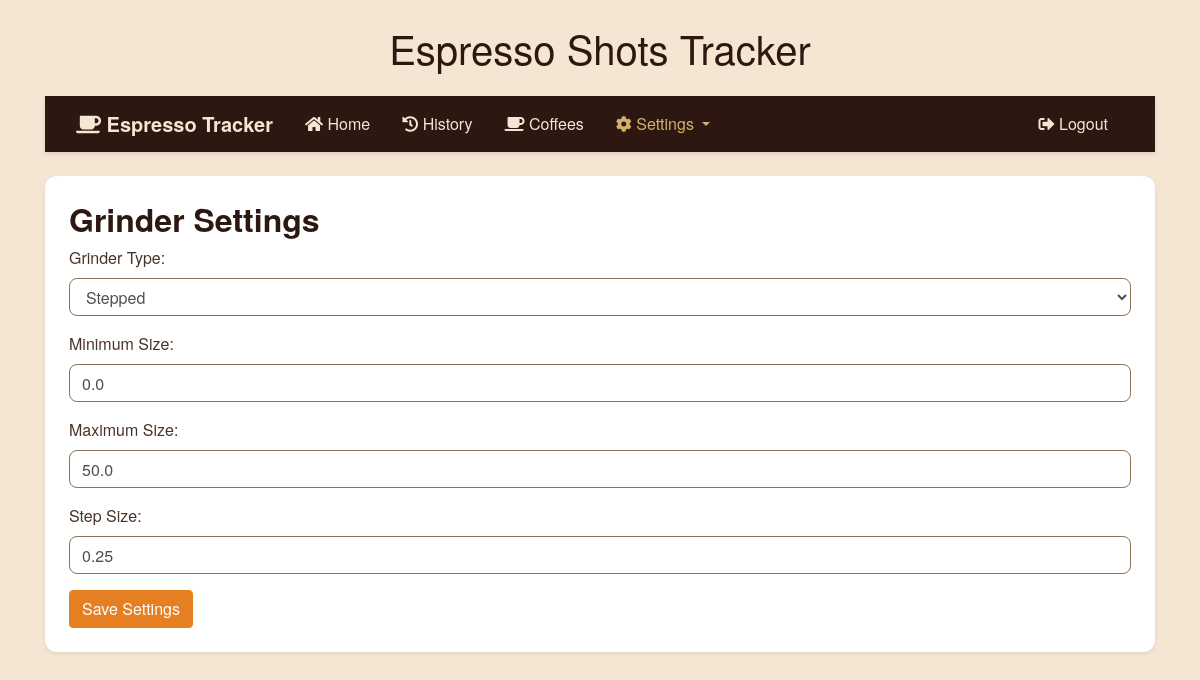
The page /grinder_settings (signed in) on the database its author committed.
### models.py (models this page shows, shortened)
class GrinderSettings(db.Model):
    id = db.Column(db.Integer, primary_key=True)
    user_id = db.Column(db.Integer, db.ForeignKey('user.id', name='fk_grinder_settings_user'), nullable=False)
    grinder_type = db.Column(db.String(20), default='stepped')  # Add this line
    min_size = db.Column(db.Float, nullable=False, default=0)
    max_size = db.Column(db.Float, nullable=False, default=50)
    step_size = db.Column(db.Float, nullable=False, default=0.25)
    last_used_size = db.Column(db.Float)
    created_at = db.Column(db.DateTime, nullable=False, default=datetime.utcnow)
    updated_at = db.Column(db.DateTime, nullable=False, default=datetime.utcnow)

### routes.py (the view, shortened to what this page needs)
    @app.route('/grinder_settings', methods=['GET', 'POST'])
    @login_required
    def grinder_settings():
        settings = GrinderSettings.query.filter_by(user_id=current_user.id).first()
        if not settings:
            settings = GrinderSettings(user_id=current_user.id)
            db.session.add(settings)
            db.session.commit()
        return render_template('grinder_settings.html', settings=settings, GRINDER_SETTINGS=GRINDER_SETTINGS)

### app.py (called while the page is built)
@login_manager.user_loader
def load_user(user_id):
    return User.query.get(int(user_id))

### templates/grinder_settings.html (shortened to what this page needs)
{% extends "base.html" %}
{% block content %}
<div class="card shadow-sm p-4">
    <h2 class="card-title text-center">Grinder Settings</h2>
    <form method="POST" action="{{ url_for('grinder_settings') }}">
        <div class="form-group">
            <label for="grinder_type">Grinder Type:</label>
            <select class="form-control" id="grinder_type" name="grinder_type" onchange="toggleStepSettings()" required>
                {% for option in GRINDER_SETTINGS['GRINDER_TYPE']['options'] %}
                    <option value="{{ option }}" {{ 'selected' if settings.grinder_type == option else '' }}>
                        {{ option|title }}
                    </option>
                {% endfor %}
            </select>
        </div>
        <div class="form-group">
            <label for="min_size">Minimum Size:</label>
            <input type="number" class="form-control" id="min_size" name="min_size"
                   step="{{ GRINDER_SETTINGS['MIN_SIZE']['step'] }}"
                   min="{{ GRINDER_SETTINGS['MIN_SIZE']['min'] }}"
                   max="{{ GRINDER_SETTINGS['MIN_SIZE']['max'] }}"
                   value="{{ settings.min_size }}"
                   required>
        </div>
        <div class="form-group">
            <label for="max_size">Maximum Size:</label>
            <input type="number" class="form-control" id="max_size" name="max_size"
                   step="{{ GRINDER_SETTINGS['MAX_SIZE']['step'] }}"
                   min="{{ GRINDER_SETTINGS['MAX_SIZE']['min'] }}"
                   max="{{ GRINDER_SETTINGS['MAX_SIZE']['max'] }}"
                   value="{{ settings.max_size }}"
                   required>
        </div>
        <div class="form-group" id="step_size_container">
            <label for="step_size">Step Size:</label>
            <input type="number" class="form-control" id="step_size" name="step_size"
                   step="{{ GRINDER_SETTINGS['STEP_SIZE']['step'] }}"
                   min="{{ GRINDER_SETTINGS['STEP_SIZE']['min'] }}"
                   max="{{ GRINDER_SETTINGS['STEP_SIZE']['max'] }}"
                   value="{{ settings.step_size }}"
                   required>
        </div>
        <button type="submit" class="btn btn-burnt-orange">Save Settings</button>
    </form>
</div>
{% endblock %}

### static/style.css (style rules this page uses)
:root { --coffee-dark: #2C1810; --coffee-medium: #4A3428; --coffee-light: #8B7355; --crema: #D4B16A; --foam: #F5E6D3; --accent: #E67E22; }
body { font-family: 'Helvetica Neue', Arial, sans-serif; background-color: var(--foam); margin-bottom: 60px; }
h1, h2 { color: var(--coffee-dark); }
.card { border: none; border-radius: 12px; box-shadow: 0 4px 6px rgba(0, 0, 0, 0.1); background-color: white; }
.btn-burnt-orange { background-color: var(--accent); border-color: var(--accent); color: white; }
.form-control { border-radius: 8px; border: 1px solid var(--coffee-light); }
.card-title { color: var(--coffee-dark); font-weight: 600; }
label { color: var(--coffee-medium); font-weight: 500; }
select.form-control { background-color: white; }
.card-title { display: flex; align-items: center; margin-bottom: 0.5rem; }

### rows shown on the page
GrinderSettings: min_size "0.0", max_size "50.0", step_size "0.25"

### other values the page prints
form field grinder_type "Stepped"
